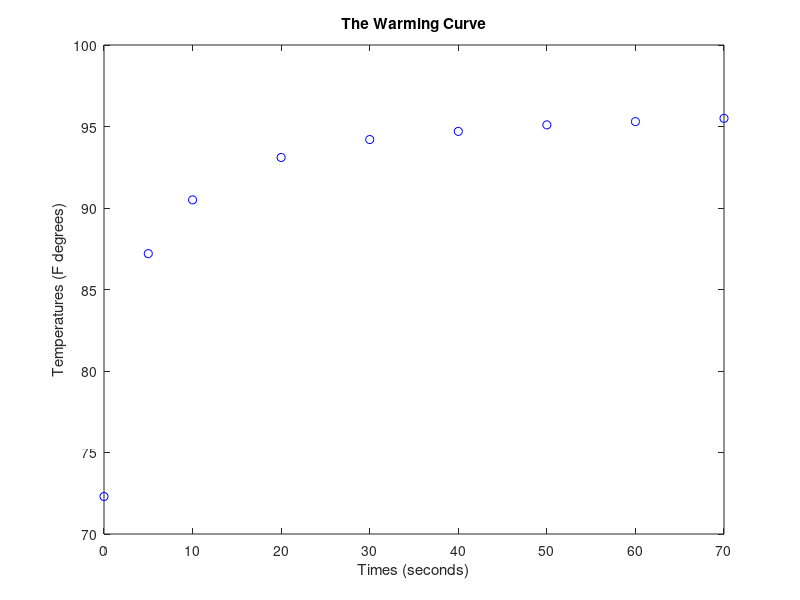

Write MATLAB code to recreate this figure. (Note: this script raises an error after producing the figure.)
%  ozone3.m
% Matlab file for Part 3 of the Warming, Cooling,
% and Urban Ozone Pollution module

disp('********************************************')
disp('Part 3:  The Warming Curve')
disp('********************************************')
disp('  ')    

    format short

    disp('Here is the data for the warming phase: ')
    disp('of the experiment. ')
    times=[0,5,10,20,30,40,50,60,70];
    temps=[72.3, 87.2, 90.5, 93.1, 94.2,...
           94.7, 95.1, 95.3, 95.5];
    disp(' ')
    disp('We show a scatter plot of the data')
    disp('pairs (times,temps), and hold it.')
    figure(1)
    clf
    plot(times,temps,'bo')
    xlabel('Times (seconds)')
    ylabel('Temperatures (F degrees)')
    title('The Warming Curve')
    hold on
    disp(' ')
    disp('To continue, hit any key!')
    disp(' ')
    pause

    disp(' ')
    disp('--------------------------------------------')
    disp('The ambient temperature of the surroundings')
    disp('is now the temperature of the hand that is ')
    disp('grasping the probe.')
    disp(' ')
    disp('Enter a value for the variable ''''ambient'''' ')
    disp('as your estimate of the ambient temperature')
    disp('into MATLAB. (Be sure it is greater than the')
    disp('actual largest temperture in the data set.')
    disp(' ')
    disp('   ambient= ??')
    disp(' ')
    disp('To continue afterwards, type the word return')
    disp('and hit enter!')
    disp(' ')
    
    keyboard;
    disp(' ')

    disp('----------------------------------------------')
    disp('We change the vertical plot scale by subtracting ')
    disp('each temperature from the constant: ambient ')
    disp('that you entered and make a new plot of the ')
    disp('pairs (times,sctemps) in figure window 2. ')
    disp(' ')
    disp('Copy the following commands and paste them at')
    disp('a MATLAB prompt, then execute them.')
    disp(' ')
    disp(' sctemps=ambient-temps ')
    disp(' figure(2); clf ')
    disp(' plot(times,sctemps,''bo'') ')
    disp(' xlabel(''Times (days)'')  ')
    disp(' ylabel(''ambient-temperatures'') ')
    disp(' title(''The Scaled Warming Curve'') ')
    disp(' ')
    disp('To continue afterwards, type the word return')
    disp('and hit enter!')
    disp(' ')
    
    keyboard;
    disp(' ')

    disp('----------------------------------------------')
    disp('To make a semilog plot of our data, we will')
    disp('plot the pairs (times, log(sctemps)).')
    disp(' ')
    disp('Copy the following commands and paste them at')
    disp('a MATLAB prompt, then execute them.')
    disp(' ')
    disp('  plot(times,log(sctemps),''g+'') ')
    disp('  xlabel(''time '')  ')
    disp('  ylabel(''log( scaled temperature )'')  ')
    disp('  title(''SemiLog Plot of Scaled Temps'') ')
    disp(' ')
    disp('Answer the questions in step 3 as MATLAB')
    disp('comments in your diary file.')
    disp(' ')
    disp('To continue afterwards, type the word return')
    disp('and hit enter!')
    disp(' ')
    
    keyboard;
    disp(' ')

    disp('----------------------------------------------')  
    disp('Estimate the decay constant k, the negative of')
    disp('the average slope matching the linear trend of ')
    disp('points in the semilog plot, and enter your k')
    disp('value into MATLAB.  Note: k is a positive number.')
    disp(' ')
    disp('To continue afterwards, type the word return')
    disp('and hit enter!')
    disp(' ')

    keyboard;
    disp(' ')

    disp('----------------------------------------------')
    disp('Make sure your values of a, T0, and k are ')
    disp('entered into MATLAB (the value of a should ')
    disp('be your ambient temperature and T0 should be ')
    disp('the initial temperature of the probe before ')
    disp('warming begins.) ')
    disp(' ')
    a=ambient; T0=72.3;
    disp('----------------------------------------------')
    disp('Then make a plot of the model function:')
    disp('     T = a + (T0-a)*exp(-k*t). ')
    disp('(Note that t runs from 0 to 70 this time.) ')
    disp('The figure window has been set so that your')
    disp('plot will appear on top of the scatter plot ')
    disp('of the original (times,temps) data. ')
    figure(1)
    disp(' ')
    disp('To continue afterwards, type the word return')
    disp('and hit enter!')
    disp(' ')
    
    keyboard;
    disp(' ')

    disp('----------------------------------------------')
    disp('Answer the question in step 5.  Use MATLAB')
    disp('comments in your diary file to do so.')
    disp(' ')
    disp(' ')
    disp('---------------------------------------------')
    disp('To go on to part 4 of this module,')
    disp('type: ozone4.')

     
